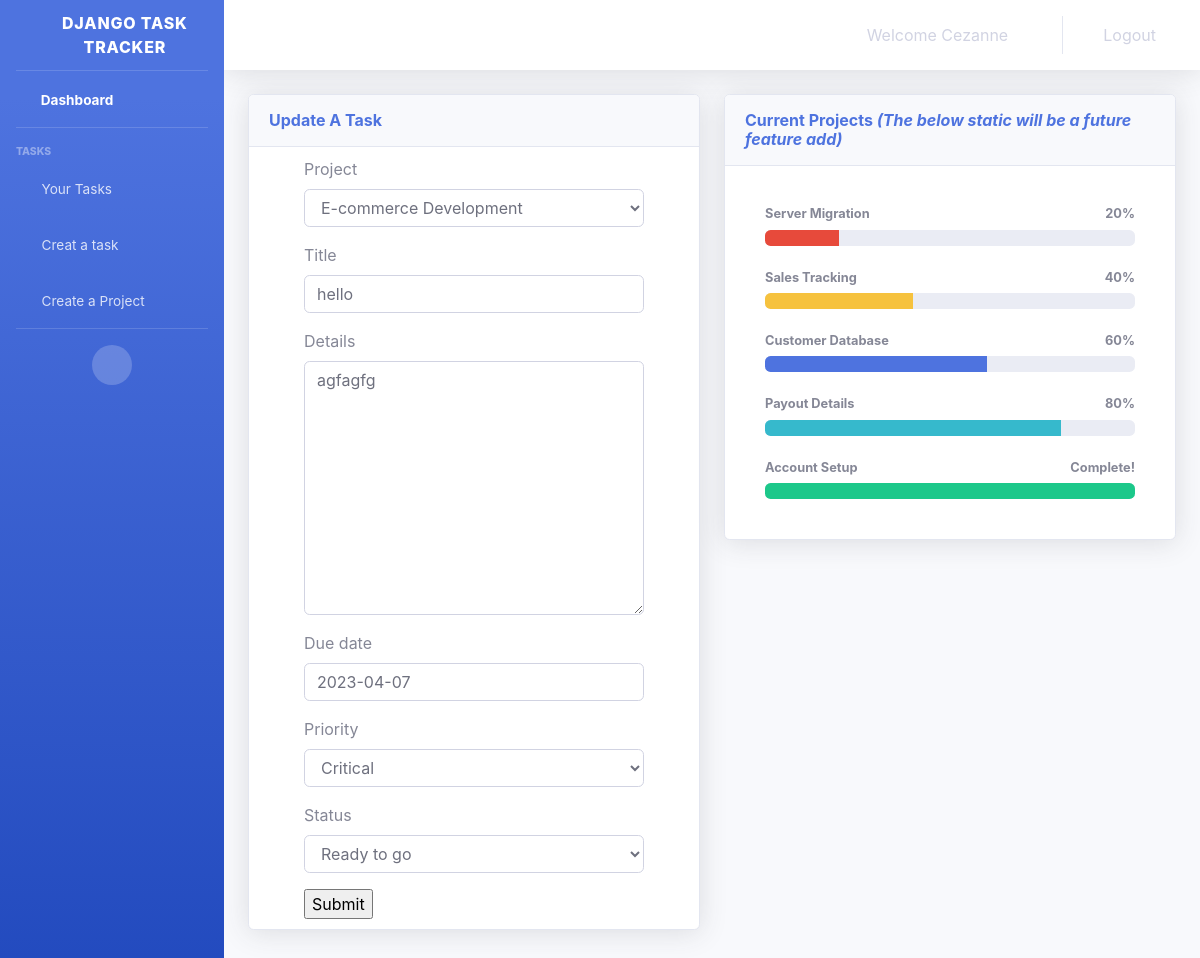
The app's page /update_task/21 (signed in), older data.
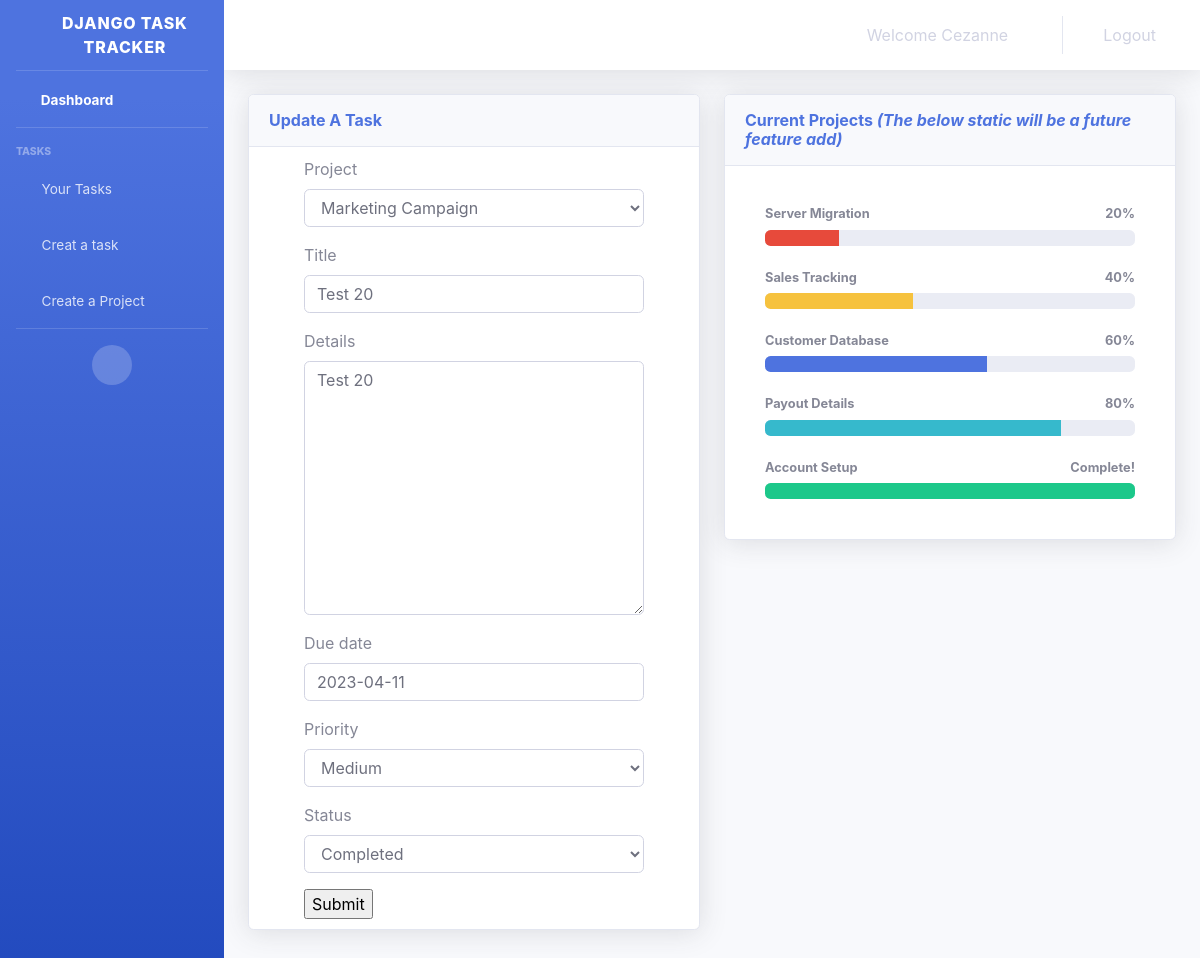
The same page, newer data.
### account/models.py (models this page shows, shortened)
class Task(models.Model):
    priority_choice= [
    ('Critical', 'Critical'),
    ('Medium', 'Medium'),
    ('Low', 'Low'),
    ('Best Effort', 'Best effort'),
    ]
    status_choice= [
    ('Ready to go', 'Ready to go'),
    ('In progress', 'In progress'),
    ('Completed', 'Completed'),
    ('stuck', 'Stuck'),
    ]
    owner = UserForeignKey(auto_user_add=True, on_delete=models.SET_NULL, null='TRUE')
    project = models.ForeignKey(Project, on_delete=models.CASCADE)
    title = models.CharField(max_length=100)
    details = models.TextField(blank=True)
    due_date = models.DateField()
    priority = models.CharField(max_length=100, null=True, choices=priority_choice)
    status = models.CharField(max_length=100, null=True, choices=status_choice)

### account/views.py (the view)
# urls.py: path('update_task/<str:pk>', views.update_task, name="update_task"),
@login_required
def update_task(request, pk):
    TableTitle = "Update A Task"
    task = Task.objects.get(id=pk)
    form = TaskForm(instance=task)
    if request.method == "POST":
        form = TaskForm(request.POST, instance=task)
        if form.is_valid():
            form.save()
            messages.success(request, 'Task Updated')
            return redirect('dashboard')
    context = {'form':form, 'TableTitle':TableTitle}
    return render(request, 'pages/task_form.html', context)

### account/forms.py
class TaskForm(ModelForm):
    class Meta:
        model = Task
        fields = "__all__"
        widgets = {
            "due_date": DatePickerInput(),
        }

### account/models.py (called while the page is built)
    def __str__(self):
        return self.name

### templates/pages/task_form.html (shortened to what this page needs)
{% extends 'base.html' %}
{% load static %}
{% load bootstrap4 %}
{% block content %}
  <div id="wrapper">
  {%include 'partials/_nav.html'%}
    <div class="container-fluid">
    <div class="row">
      <div class="col-lg-6 mb-4">
        <div class="card shadow mb-4">
          <div class="card-header py-3">
              <h6 class="m-0 font-weight-bold text-primary">{{ TableTitle }}</h6>
          </div>
          <div class="form-group" style="width: 80%;height: auto;margin: 0 auto;padding: 10px;position: relative;">
              <form action="" method="POST">
              {% bootstrap_form form %}
              <input type="submit" name="Submit" />
              </form>
          </div>
        </div>
      </div>
      <div class="col-lg-6 mb-4">
        <div class="card shadow mb-4">
            <div class="card-header py-3">
                <h6 class="m-0 font-weight-bold text-primary">Current Projects <i>(The below static will be a future feature add)</i></h6>
            </div>
            <div class="card-body">
                <div class="card-body">
                                    <h4 class="small font-weight-bold">Server Migration <span
                                            class="float-right">20%</span></h4>
                                    <div class="progress mb-4">
                                        <div class="progress-bar bg-danger" role="progressbar" style="width: 20%"
                                            aria-valuenow="20" aria-valuemin="0" aria-valuemax="100"></div>
                                    </div>
                                    <h4 class="small font-weight-bold">Sales Tracking <span
                                            class="float-right">40%</span></h4>
                                    <div class="progress mb-4">
                                        <div class="progress-bar bg-warning" role="progressbar" style="width: 40%"
                                            aria-valuenow="40" aria-valuemin="0" aria-valuemax="100"></div>
                                    </div>
                                    <h4 class="small font-weight-bold">Customer Database <span
                                            class="float-right">60%</span></h4>
                                    <div class="progress mb-4">
                                        <div class="progress-bar" role="progressbar" style="width: 60%"
                                            aria-valuenow="60" aria-valuemin="0" aria-valuemax="100"></div>
                                    </div>
                                    <h4 class="small font-weight-bold">Payout Details <span
                                            class="float-right">80%</span></h4>
                                    <div class="progress mb-4">
                                        <div class="progress-bar bg-info" role="progressbar" style="width: 80%"
                                            aria-valuenow="80" aria-valuemin="0" aria-valuemax="100"></div>
                                    </div>
                                    <h4 class="small font-weight-bold">Account Setup <span
                                            class="float-right">Complete!</span></h4>
                                    <div class="progress">
                                        <div class="progress-bar bg-success" role="progressbar" style="width: 100%"
                                            aria-valuenow="100" aria-valuemin="0" aria-valuemax="100"></div>
                                    </div>
                  </div>
                </div>
        </div>
      </div>
</div>
  </div>
{% endblock %}

Row changes from the older to the newer data that the page shows:
changed Task: project "E-commerce Development" → "Marketing Campaign"; title "hello" → "Test 20"; details "agfagfg" → "Test 20"; due_date "2023-04-07" → "2023-04-11"; priority "Critical" → "Medium"; status "Ready to go" → "Completed"
